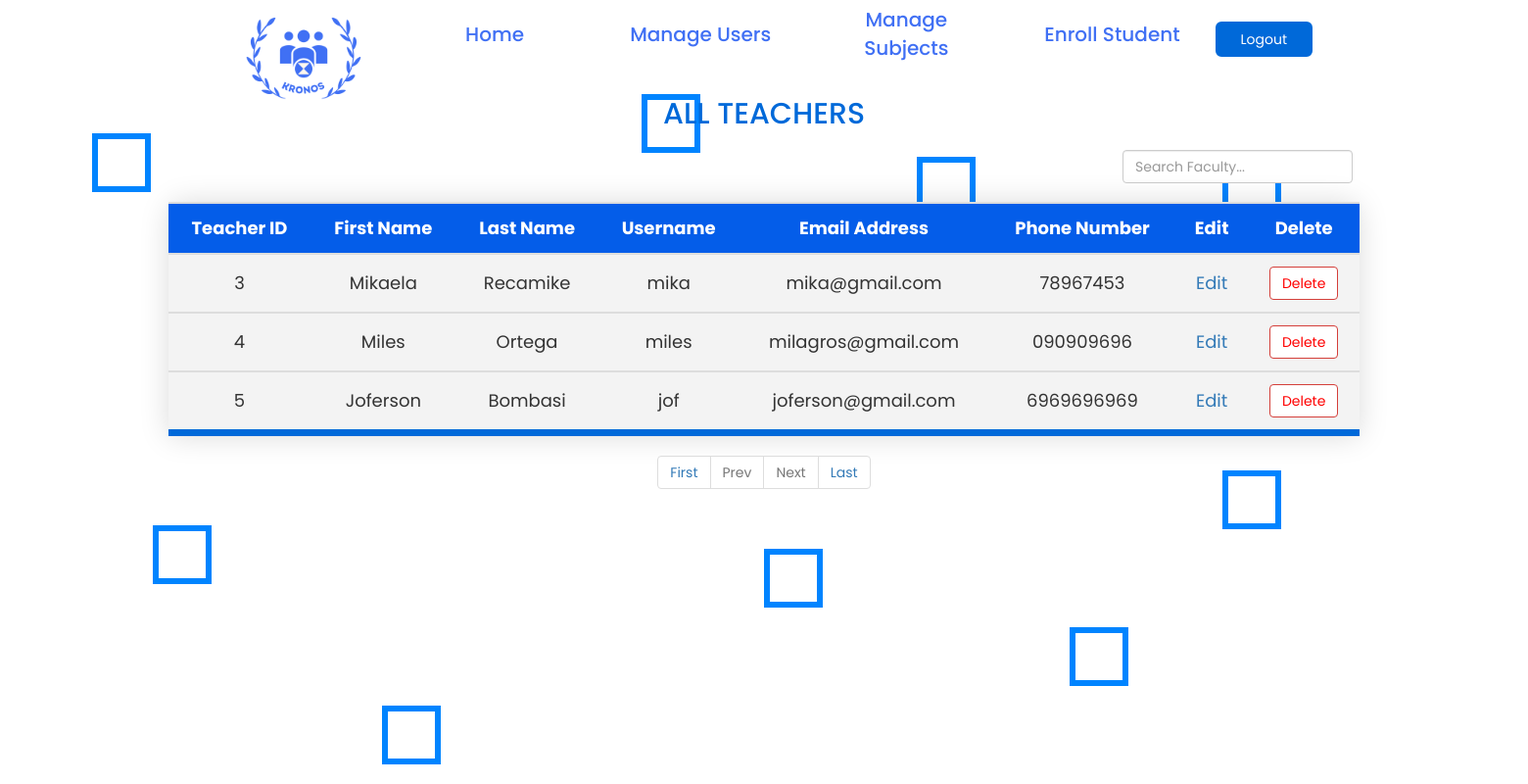
The page /admin/v-teachers.php (signed in) on the database its author committed.
### tables this page shows
CREATE TABLE `faculty` (
  `id` int(20) NOT NULL,
  `username` varchar(20) NOT NULL,
  `fname` varchar(20) NOT NULL,
  `lname` varchar(20) NOT NULL,
  `pass` varchar(20) NOT NULL,
  `email` varchar(20) NOT NULL,
  `phone` varchar(11) NOT NULL
);

### admin/v-teachers.php (the view, shortened to what this page needs)
<?php include("adminnav.php"); ?>
  <?php
    include('../connect.php');
  ?>
<!DOCTYPE html>
<html lang="en">
<head>
<link href='https://maxcdn.bootstrapcdn.com/bootstrap/3.3.7/css/bootstrap.min.css' rel='stylesheet' type='text/css'>
<link rel="stylesheet" href="views.css">
</head>
<body>
<?php
      if (isset($_GET['pageno'])) {
        $pageno = $_GET['pageno'];
    } else {
        $pageno = 1;
    }
    $no_of_records_per_page = 10;
    $offset = ($pageno-1) * $no_of_records_per_page;
  $query = "SELECT COUNT(*) FROM faculty ORDER BY id asc";
  $result = mysqli_query($con, $query);
  $total_rows = mysqli_fetch_array($result)[0];
  $total_pages = ceil($total_rows / $no_of_records_per_page);
  $query = "SELECT * FROM faculty LIMIT $offset, $no_of_records_per_page";
  $result = mysqli_query($con, $query);
  ?>
<div class="wrapper">
        <div class="box">
            <div></div>
            <div></div>
            <div></div>
            <div></div>
            <div></div>
            <div></div>
            <div></div>
            <div></div>
            <div></div>
            <div></div>
        </div>
</div>
<center>
<h2>All Teachers</h2>
<br>
<div class = "search">
  <div class ="container" style="max-width: 17%;">
          <input type="text" class="form-control" id="live_search" autocomplete="off" placeholder="Search Faculty...">
      </div>
</div>
<br>
<div id="searchresult">
  <table align="center" class="content-table" id="table">
    <tr>
    <tr style="background-color: #045de9; color: white">
    <td><b><center>Teacher ID</td>
    <td><b><center>First Name</td>
    <td><b><center>Last Name</td>
    <td><b><center>Username</td>
    <td><b><center>Email Address</td>
    <td><b><center>Phone Number</td>
    <td><b><center>Edit</td>
    <td><b><center>Delete</td>
  </tr>
  <?php
       while ($row = mysqli_fetch_assoc($result)) {
         $id = $row['id'];
?>
     <tr>
       <td><?php echo $row['id']; ?></td>
       <td><?php echo $row['fname']; ?></td>
       <td><?php echo $row['lname']; ?></td>
       <td><?php echo $row['username']; ?></td>
       <td><?php echo $row['email']; ?></td>
       <td><?php echo $row['phone']; ?></td>
       <td><a href="editteacher.php?edit=<?php echo $row['id'];?>">Edit</a></td>
       <td align='center'>
       <button class='delete btn btn-danger' id='del_<?= $id ?>' data-id='<?= $id ?>' >Delete</button>
       </td>
     </tr>
  <?php
        }
  ?>
</div>
<br>
<br>
<br>
<br>
<br>
    <ul class="pagination">
        <li><a href="?pageno=1">First</a></li>
        <li class="<?php if($pageno <= 1){ echo 'disabled'; } ?>">
            <a href="<?php if($pageno <= 1){ echo '#'; } else { echo "?pageno=".($pageno - 1); } ?>">Prev</a>
        </li>
        <li class="<?php if($pageno >= $total_pages){ echo 'disabled'; } ?>">
            <a href="<?php if($pageno >= $total_pages){ echo '#'; } else { echo "?pageno=".($pageno + 1); } ?>">Next</a>
        </li>
        <li><a href="?pageno=<?php echo $total_pages; ?>">Last</a></li>
    </ul>
</center>
</body>
</html>

### admin/views.css (style rules this page uses)
* { margin: 0; padding: 0; box-sizing: border-box; font-family: 'Poppins',sans-serif; }
body { background-color: white; overflow:scroll; }
.wrapper { width: 500px; margin: 0 auto; }
.content-table { border-collapse: collapse; font-size: 18px; width: 78%; border-radius: 15px 15px 0 0; box-shadow: 0 0 30px rgba(0, 0, 0, 0.15); margin: auto; position: relative; top: 100px; }
.content-table td { color: #white; text-align: center; }
.content-table th, .content-table td { padding: 12px 15px; }
.content-table tbody tr { border-bottom: 2px solid #dddddd; }
.content-table tbody tr:nth-of-type(even) { background-color: #f3f3f3; }
.content-table tbody tr:nth-of-type(odd) { background-color: #f3f3f3; }
.content-table tbody tr:last-of-type { border-bottom: 7px solid #0069d9; padding: 15px; }
h2 { color: #0069d9; text-transform: uppercase; margin: auto; position: relative; top: 100px; }
body { margin: 0; padding: 0; }
.wrapper { position: absolute; width: 100%; height: 100%; overflow: hidden; background-color: #ffff; }
.box div { position: absolute; width: 60px; height: 60px; background-color: transparent; border: 6px solid rgb(0, 132, 255); }
.box div:nth-child(1) { top: 12%; left: 42%; animation: animate 10s linear infinite; }
.box div:nth-child(2) { top: 70%; left: 50%; animation: animate 10s linear infinite; }
.box div:nth-child(3) { top: 17%; left: 6%; animation: animate 9s linear infinite; }
.box div:nth-child(4) { top: 20%; left: 60%; animation: animate 10s linear infinite; }
.box div:nth-child(5) { top: 67%; left: 10%; animation: animate 6s linear infinite; }
.box div:nth-child(6) { top: 80%; left: 70%; animation: animate 12s linear infinite; }
.box div:nth-child(7) { top: 60%; left: 80%; animation: animate 15s linear infinite; }
.box div:nth-child(8) { top: 32%; left: 25%; animation: animate 16s linear infinite; }
.box div:nth-child(9) { top: 90%; left: 25%; animation: animate 9s linear infinite; }
.box div:nth-child(10) { top: 20%; left: 80%; animation: animate 5s linear infinite; }
.btn { background: #fff; color:red; }
.search { position: relative; left: 31%; top: 100px; }

### admin/adminnav.php (style rules this page uses)
* { margin: 0; padding: 0; box-sizing: border-box; font-family: "Poppins", sans-serif; }
a { text-decoration: none; }

### rows shown on the page
faculty: id "3", fname "Mikaela", lname "Recamike", username "mika", email "mika@gmail.com", phone "78967453"
faculty: id "4", fname "Miles", lname "Ortega", username "miles", email "milagros@gmail.com", phone "090909696"
faculty: id "5", fname "Joferson", lname "Bombasi", username "jof", email "joferson@gmail.com", phone "6969696969"
